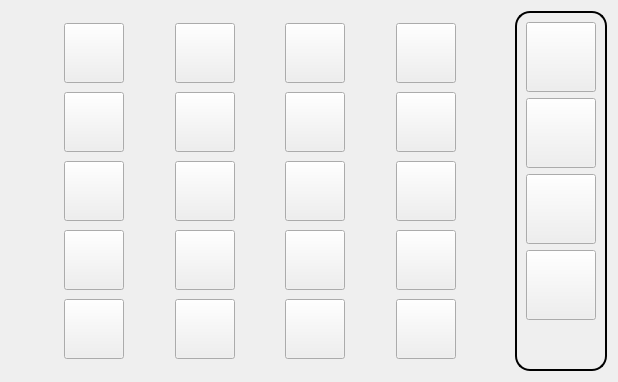
         <widget class="QWidget" name="desktopapp">
          <layout class="QVBoxLayout" name="verticalLayout_17">
           <item>
            <layout class="QHBoxLayout" name="horizontalLayout_13">
             <item>
              <widget class="QStackedWidget" name="appStaked">
               <property name="currentIndex">
                <number>0</number>
               </property>
               <widget class="QWidget" name="AppView">
                <layout class="QGridLayout" name="gridLayout_4">
                 <item row="1" column="5">
                  <widget class="QPushButton" name="IDC_APP_007">
                   <property name="minimumSize">
                    <size>
                     <width>60</width>
                     <height>60</height>
                    </size>
                   </property>
                   <property name="maximumSize">
                    <size>
                     <width>60</width>
                     <height>60</height>
                    </size>
                   </property>
                   <property name="text">
                    <string/>
                   </property>
                   <property name="iconSize">
                    <size>
                     <width>55</width>
                     <height>55</height>
                    </size>
                   </property>
                  </widget>
                 </item>
                 <item row="2" column="7">
                  <widget class="QPushButton" name="IDC_APP_012">
                   <property name="minimumSize">
                    <size>
                     <width>60</width>
                     <height>60</height>
                    </size>
                   </property>
                   <property name="maximumSize">
                    <size>
                     <width>60</width>
                     <height>60</height>
                    </size>
                   </property>
                   <property name="text">
                    <string/>
                   </property>
                   <property name="iconSize">
                    <size>
                     <width>55</width>
                     <height>55</height>
                    </size>
                   </property>
                  </widget>
                 </item>
                 <item row="0" column="7">
                  <widget class="QPushButton" name="IDC_APP_004">
                   <property name="minimumSize">
                    <size>
                     <width>60</width>
                     <height>60</height>
                    </size>
                   </property>
                   <property name="maximumSize">
                    <size>
                     <width>60</width>
                     <height>60</height>
                    </size>
                   </property>
                   <property name="text">
                    <string/>
                   </property>
                   <property name="iconSize">
                    <size>
                     <width>55</width>
                     <height>55</height>
                    </size>
                   </property>
                  </widget>
                 </item>
                 <item row="3" column="5">
                  <widget class="QPushButton" name="IDC_APP_015">
                   <property name="minimumSize">
                    <size>
                     <width>60</width>
                     <height>60</height>
                    </size>
                   </property>
                   <property name="maximumSize">
                    <size>
                     <width>60</width>
                     <height>60</height>
                    </size>
                   </property>
                   <property name="text">
                    <string/>
                   </property>
                   <property name="iconSize">
                    <size>
                     <width>55</width>
                     <height>55</height>
                    </size>
                   </property>
                  </widget>
                 </item>
                 <item row="0" column="5">
                  <widget class="QPushButton" name="IDC_APP_003">
                   <property name="minimumSize">
                    <size>
                     <width>60</width>
                     <height>60</height>
                    </size>
                   </property>
                   <property name="maximumSize">
                    <size>
                     <width>60</width>
                     <height>60</height>
                    </size>
                   </property>
                   <property name="text">
                    <string/>
                   </property>
                   <property name="iconSize">
                    <size>
                     <width>55</width>
                     <height>55</height>
                    </size>
                   </property>
                  </widget>
                 </item>
                 <item row="5" column="5">
                  <widget class="QPushButton" name="IDC_APP_019">
                   <property name="minimumSize">
                    <size>
                     <width>60</width>
                     <height>60</height>
                    </size>
                   </property>
                   <property name="maximumSize">
                    <size>
                     <width>60</width>
                     <height>60</height>
                    </size>
                   </property>
                   <property name="text">
                    <string/>
                   </property>
                   <property name="iconSize">
                    <size>
                     <width>55</width>
                     <height>55</height>
                    </size>
                   </property>
                  </widget>
                 </item>
                 <item row="2" column="4">
                  <spacer name="horizontalSpacer_14">
                   <property name="orientation">
                    <enum>Qt::Orientation::Horizontal</enum>
                   </property>
                   <property name="sizeHint" stdset="0">
                    <size>
                     <width>40</width>
                     <height>20</height>
                    </size>
                   </property>
                  </spacer>
                 </item>
                 <item row="0" column="3">
                  <widget class="QPushButton" name="IDC_APP_002">
                   <property name="minimumSize">
                    <size>
                     <width>60</width>
                     <height>60</height>
                    </size>
                   </property>
                   <property name="maximumSize">
                    <size>
                     <width>60</width>
                     <height>60</height>
                    </size>
                   </property>
                   <property name="text">
                    <string/>
                   </property>
                   <property name="iconSize">
                    <size>
                     <width>55</width>
                     <height>55</height>
                    </size>
                   </property>
                  </widget>
                 </item>
                 <item row="2" column="0">
                  <spacer name="horizontalSpacer_20">
                   <property name="orientation">
                    <enum>Qt::Orientation::Horizontal</enum>
                   </property>
                   <property name="sizeHint" stdset="0">
                    <size>
                     <width>40</width>
                     <height>20</height>
                    </size>
                   </property>
                  </spacer>
                 </item>
                 <item row="1" column="3">
                  <widget class="QPushButton" name="IDC_APP_006">
                   <property name="minimumSize">
                    <size>
                     <width>60</width>
                     <height>60</height>
                    </size>
                   </property>
                   <property name="maximumSize">
                    <size>
                     <width>60</width>
                     <height>60</height>
                    </size>
                   </property>
                   <property name="text">
                    <string/>
                   </property>
                   <property name="iconSize">
                    <size>
                     <width>55</width>
                     <height>55</height>
                    </size>
                   </property>
                  </widget>
                 </item>
                 <item row="3" column="3">
                  <widget class="QPushButton" name="IDC_APP_014">
                   <property name="minimumSize">
                    <size>
                     <width>60</width>
                     <height>60</height>
                    </size>
                   </property>
                   <property name="maximumSize">
                    <size>
                     <width>60</width>
                     <height>60</height>
                    </size>
                   </property>
                   <property name="text">
                    <string/>
                   </property>
                   <property name="iconSize">
                    <size>
                     <width>55</width>
                     <height>55</height>
                    </size>
                   </property>
                  </widget>
                 </item>
                 <item row="5" column="3">
                  <widget class="QPushButton" name="IDC_APP_018">
                   <property name="minimumSize">
                    <size>
                     <width>60</width>
                     <height>60</height>
                    </size>
                   </property>
                   <property name="maximumSize">
                    <size>
                     <width>60</width>
                     <height>60</height>
                    </size>
                   </property>
                   <property name="text">
                    <string/>
                   </property>
                   <property name="iconSize">
                    <size>
                     <width>55</width>
                     <height>55</height>
                    </size>
                   </property>
                  </widget>
                 </item>
                 <item row="5" column="1">
                  <widget class="QPushButton" name="IDC_APP_017">
                   <property name="minimumSize">
                    <size>
                     <width>60</width>
                     <height>60</height>
                    </size>
                   </property>
                   <property name="maximumSize">
                    <size>
                     <width>60</width>
                     <height>60</height>
                    </size>
                   </property>
                   <property name="text">
                    <string/>
                   </property>
                   <property name="iconSize">
                    <size>
                     <width>55</width>
                     <height>55</height>
                    </size>
                   </property>
                  </widget>
                 </item>
                 <item row="3" column="1">
                  <widget class="QPushButton" name="IDC_APP_013">
                   <property name="minimumSize">
                    <size>
                     <width>60</width>
                     <height>60</height>
                    </size>
                   </property>
                   <property name="maximumSize">
                    <size>
                     <width>60</width>
                     <height>60</height>
                    </size>
                   </property>
                   <property name="text">
                    <string/>
                   </property>
                   <property name="iconSize">
                    <size>
                     <width>55</width>
                     <height>55</height>
                    </size>
                   </property>
                  </widget>
                 </item>
                 <item row="2" column="3">
                  <widget class="QPushButton" name="IDC_APP_010">
                   <property name="minimumSize">
                    <size>
                     <width>60</width>
                     <height>60</height>
                    </size>
                   </property>
                   <property name="maximumSize">
                    <size>
                     <width>60</width>
                     <height>60</height>
                    </size>
                   </property>
                   <property name="text">
                    <string/>
                   </property>
                   <property name="iconSize">
                    <size>
                     <width>55</width>
                     <height>55</height>
                    </size>
                   </property>
                  </widget>
                 </item>
                 <item row="1" column="7">
                  <widget class="QPushButton" name="IDC_APP_008">
                   <property name="minimumSize">
                    <size>
                     <width>60</width>
                     <height>60</height>
                    </size>
                   </property>
                   <property name="maximumSize">
                    <size>
                     <width>60</width>
                     <height>60</height>
                    </size>
                   </property>
                   <property name="text">
                    <string/>
                   </property>
                   <property name="iconSize">
                    <size>
                     <width>55</width>
                     <height>55</height>
                    </size>
                   </property>
                  </widget>
                 </item>
                 <item row="2" column="2">
                  <spacer name="horizontalSpacer_13">
                   <property name="orientation">
                    <enum>Qt::Orientation::Horizontal</enum>
                   </property>
                   <property name="sizeHint" stdset="0">
                    <size>
                     <width>40</width>
                     <height>20</height>
                    </size>
                   </property>
                  </spacer>
                 </item>
                 <item row="5" column="7">
                  <widget class="QPushButton" name="IDC_APP_020">
                   <property name="minimumSize">
                    <size>
                     <width>60</width>
                     <height>60</height>
                    </size>
                   </property>
                   <property name="maximumSize">
                    <size>
                     <width>60</width>
                     <height>60</height>
                    </size>
                   </property>
                   <property name="text">
                    <string/>
                   </property>
                   <property name="iconSize">
                    <size>
                     <width>55</width>
                     <height>55</height>
                    </size>
                   </property>
                  </widget>
                 </item>
                 <item row="0" column="1">
                  <widget class="QPushButton" name="IDC_APP_001">
                   <property name="minimumSize">
                    <size>
                     <width>60</width>
                     <height>60</height>
                    </size>
                   </property>
                   <property name="maximumSize">
                    <size>
                     <width>60</width>
                     <height>60</height>
                    </size>
                   </property>
                   <property name="text">
                    <string/>
                   </property>
                   <property name="iconSize">
                    <size>
                     <width>55</width>
                     <height>55</height>
                    </size>
                   </property>
                  </widget>
                 </item>
                 <item row="2" column="6">
                  <spacer name="horizontalSpacer_21">
                   <property name="orientation">
                    <enum>Qt::Orientation::Horizontal</enum>
                   </property>
                   <property name="sizeHint" stdset="0">
                    <size>
                     <width>40</width>
                     <height>20</height>
                    </size>
                   </property>
                  </spacer>
                 </item>
                 <item row="2" column="8">
                  <spacer name="horizontalSpacer_22">
                   <property name="orientation">
                    <enum>Qt::Orientation::Horizontal</enum>
                   </property>
                   <property name="sizeHint" stdset="0">
                    <size>
                     <width>40</width>
                     <height>20</height>
                    </size>
                   </property>
                  </spacer>
                 </item>
                 <item row="2" column="1">
                  <widget class="QPushButton" name="IDC_APP_009">
                   <property name="minimumSize">
                    <size>
                     <width>60</width>
                     <height>60</height>
                    </size>
                   </property>
                   <property name="maximumSize">
                    <size>
                     <width>60</width>
                     <height>60</height>
                    </size>
                   </property>
                   <property name="text">
                    <string/>
                   </property>
                   <property name="iconSize">
                    <size>
                     <width>55</width>
                     <height>55</height>
                    </size>
                   </property>
                  </widget>
                 </item>
                 <item row="3" column="7">
                  <widget class="QPushButton" name="IDC_APP_016">
                   <property name="minimumSize">
                    <size>
                     <width>60</width>
                     <height>60</height>
                    </size>
                   </property>
                   <property name="maximumSize">
                    <size>
                     <width>60</width>
                     <height>60</height>
                    </size>
                   </property>
                   <property name="text">
                    <string/>
                   </property>
                   <property name="iconSize">
                    <size>
                     <width>55</width>
                     <height>55</height>
                    </size>
                   </property>
                  </widget>
                 </item>
                 <item row="1" column="1">
                  <widget class="QPushButton" name="IDC_APP_005">
                   <property name="minimumSize">
                    <size>
                     <width>60</width>
                     <height>60</height>
                    </size>
                   </property>
                   <property name="maximumSize">
                    <size>
                     <width>60</width>
                     <height>60</height>
                    </size>
                   </property>
                   <property name="text">
                    <string/>
                   </property>
                   <property name="iconSize">
                    <size>
                     <width>55</width>
                     <height>55</height>
                    </size>
                   </property>
                  </widget>
                 </item>
                 <item row="2" column="5">
                  <widget class="QPushButton" name="IDC_APP_011">
                   <property name="minimumSize">
                    <size>
                     <width>60</width>
                     <height>60</height>
                    </size>
                   </property>
                   <property name="maximumSize">
                    <size>
                     <width>60</width>
                     <height>60</height>
                    </size>
                   </property>
                   <property name="text">
                    <string/>
                   </property>
                   <property name="iconSize">
                    <size>
                     <width>55</width>
                     <height>55</height>
                    </size>
                   </property>
                  </widget>
                 </item>
                </layout>
               </widget>
               <widget class="QWidget" name="NoApp">
                <layout class="QVBoxLayout" name="verticalLayout_12">
                 <item>
                  <widget class="QLabel" name="LINCNOAPP">
                   <property name="font">
                    <font>
                     <pointsize>15</pointsize>
                     <bold>true</bold>
                    </font>
                   </property>
                   <property name="text">
                    <string>Il n'y a aucune application enregistrée dans Arrera</string>
                   </property>
                   <property name="alignment">
                    <set>Qt::AlignmentFlag::AlignCenter</set>
                   </property>
                  </widget>
                 </item>
                </layout>
               </widget>
              </widget>
             </item>
             <item>
              <widget class="QFrame" name="FBUREAUTIQUEAPP">
               <property name="styleSheet">
                <string notr="true">QFrame { border: 2px solid black; border-radius: 15px; } QFrame* { border: none; border-radius: 0; }</string>
               </property>
               <property name="frameShape">
                <enum>QFrame::Shape::StyledPanel</enum>
               </property>
               <property name="frameShadow">
                <enum>QFrame::Shadow::Raised</enum>
               </property>
               <layout class="QVBoxLayout" name="verticalLayout_3">
                <item>
                 <widget class="QPushButton" name="IDC_NAVIGATEUR">
                  <property name="minimumSize">
                   <size>
                    <width>70</width>
                    <height>70</height>
                   </size>
                  </property>
                  <property name="maximumSize">
                   <size>
                    <width>70</width>
                    <height>70</height>
                   </size>
                  </property>
                  <property name="text">
                   <string/>
                  </property>
                  <property name="icon">
                   <iconset resource="../../resource.qrc">
                    <normaloff>:/icon/img/navigateur.png</normaloff>:/icon/img/navigateur.png</iconset>
                  </property>
                  <property name="iconSize">
                   <size>
                    <width>75</width>
                    <height>75</height>
                   </size>
                  </property>
                 </widget>
                </item>
                <item>
                 <widget class="QPushButton" name="IDC_PRESENTATION">
                  <property name="minimumSize">
                   <size>
                    <width>70</width>
                    <height>70</height>
                   </size>
                  </property>
                  <property name="maximumSize">
                   <size>
                    <width>70</width>
                    <height>70</height>
                   </size>
                  </property>
                  <property name="text">
                   <string/>
                  </property>
                  <property name="icon">
                   <iconset resource="../../resource.qrc">
                    <normaloff>:/icon/img/presentation.png</normaloff>:/icon/img/presentation.png</iconset>
                  </property>
                  <property name="iconSize">
                   <size>
                    <width>70</width>
                    <height>70</height>
                   </size>
                  </property>
                 </widget>
                </item>
                <item>
                 <widget class="QPushButton" name="IDC_TABLEUR">
                  <property name="minimumSize">
                   <size>
                    <width>70</width>
                    <height>70</height>
                   </size>
                  </property>
                  <property name="maximumSize">
                   <size>
                    <width>70</width>
                    <height>70</height>
                   </size>
                  </property>
                  <property name="text">
                   <string/>
                  </property>
                  <property name="icon">
                   <iconset resource="../../resource.qrc">
                    <normaloff>:/icon/img/tableur.png</normaloff>:/icon/img/tableur.png</iconset>
                  </property>
                  <property name="iconSize">
                   <size>
                    <width>70</width>
                    <height>70</height>
                   </size>
                  </property>
                 </widget>
                </item>
                <item>
                 <widget class="QPushButton" name="IDC_TRAITEMENTTEXTE">
                  <property name="minimumSize">
                   <size>
                    <width>70</width>
                    <height>70</height>
                   </size>
                  </property>
                  <property name="maximumSize">
                   <size>
                    <width>70</width>
                    <height>70</height>
                   </size>
                  </property>
                  <property name="text">
                   <string/>
                  </property>
                  <property name="icon">
                   <iconset resource="../../resource.qrc">
                    <normaloff>:/icon/img/traitementTexte.png</normaloff>:/icon/img/traitementTexte.png</iconset>
                  </property>
                  <property name="iconSize">
                   <size>
                    <width>70</width>
                    <height>70</height>
                   </size>
                  </property>
                 </widget>
                </item>
                <item>
                 <spacer name="verticalSpacer_6">
                  <property name="orientation">
                   <enum>Qt::Orientation::Vertical</enum>
                  </property>
                  <property name="sizeHint" stdset="0">
                   <size>
                    <width>20</width>
                    <height>40</height>
                   </size>
                  </property>
                 </spacer>
                </item>
               </layout>
              </widget>
             </item>
            </layout>
           </item>
          </layout>
         </widget>
